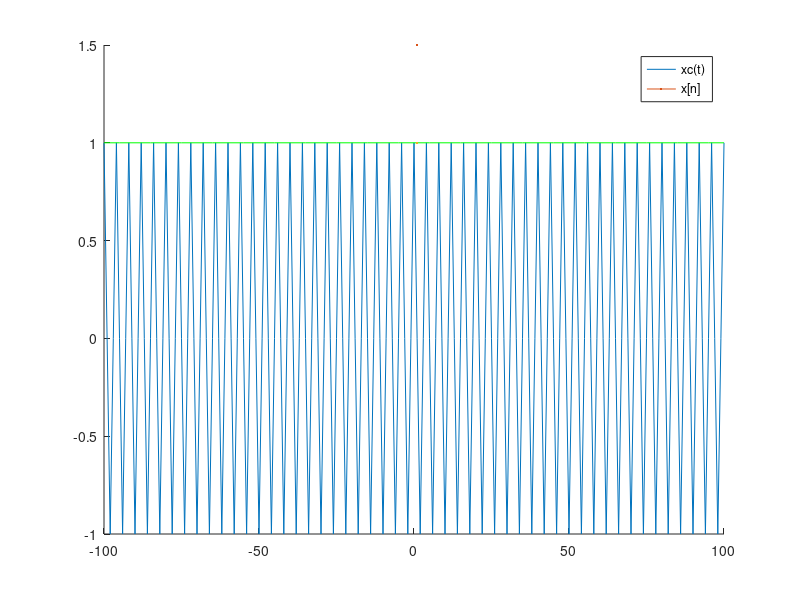

Recreate this plot in MATLAB.
t = -100:1:100;
x3c = cos((pi.*t)./2);
hold on
plot(t,x3c,LineWidth=1.5);
n = -100:5:100;
T3 = 12;
T_3 = 100*T3;
X3= cos((n.*T_3.*pi)./12);
plot(n,X3,'g',LineWidth=1);
hold off
legend('xc(t)', 'x[n]');